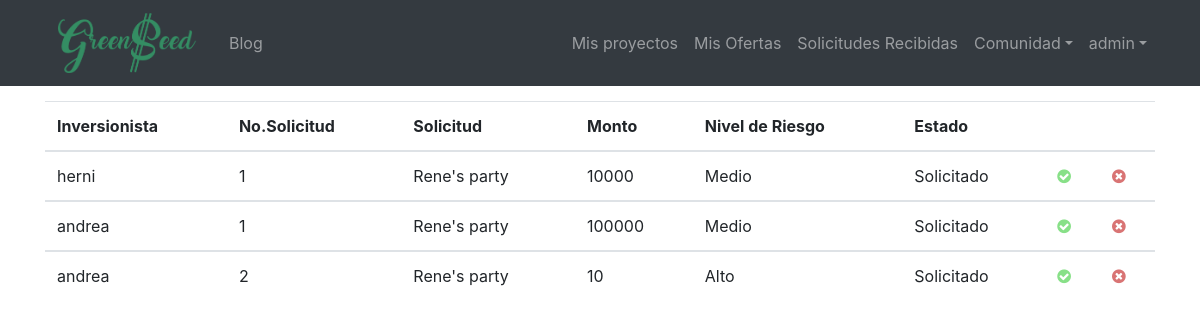
The page /solicitudes/ (signed in) on the database its author committed.
### prestamos/models.py (models this page shows, shortened)
class InversionistasSolicitudes(models.Model):
    inversionista = models.ForeignKey(User, on_delete=models.PROTECT)
    solicitud = models.ForeignKey(Solicitudes, on_delete=models.PROTECT)
    inversion = models.IntegerField()
    estado = models.CharField(max_length=1, choices= ESTADO_INVERSION, default='s')
    created = models.DateTimeField(auto_now_add=True)
    update = models.DateTimeField(auto_now=True)

class Solicitudes(models.Model):
    fecha_inicio = models.DateField(null=True, blank=True)
    duracion = models.IntegerField()
    nombre = models.CharField(max_length=20)
    valor = models.IntegerField()
    valor_Faltante = models.IntegerField()
    descripcion = RichTextField(verbose_name="Contenido")
    youtube = models.URLField(max_length=200, null=True, blank=True)
    estado = models.CharField(max_length=1, choices= ESTADO_CHOICE, default='p')
    solicitante = models.ForeignKey(User, related_name="get_solicitudes", on_delete=models.PROTECT)
    categoria = models.ForeignKey(Categorias, on_delete=models.PROTECT)
    nivelDeRiesgo = models.ForeignKey(NivelesDeRiesgo, on_delete=models.PROTECT, null=True, blank=True)
    created = models.DateTimeField(auto_now_add=True)
    update = models.DateTimeField(auto_now=True)

class NivelesDeRiesgo(models.Model):
    limiteInferior = models.IntegerField()
    limiteSuperior = models.IntegerField()
    riesgo = models.CharField(max_length=10)
    porcentaje = models.DecimalField(max_digits=2, decimal_places=2)

### investment/views.py (the view)
# urls.py: path('solicitudes/', MisOfertasRecibidasList.as_view(), name='solicitudes'),
@method_decorator(login_required, name="dispatch")
class MisOfertasRecibidasList(ListView):
    template_name = "prestamos/inversionistassolicitudesrecibidas_list.html"
    def get_queryset(self):
        solicitudes = self.request.user.get_solicitudes.all()
        return InversionistasSolicitudes.objects.filter(solicitud__in=solicitudes)

### investment/templates/prestamos/inversionistassolicitudesrecibidas_list.html (shortened to what this page needs)
{% extends 'base.html' %}
{% load static %}
{% block content %}
<table class="table table-hover">
<thead>
    <tr>
        <th>Inversionista</th>
        <th>No.Solicitud</th>
        <th>Solicitud</th>
        <th>Monto</th>
        <th>Nivel de Riesgo</th>
        <th>Estado</th>
        <th></th>
        <th></th>
    </tr>
</thead>
{% for oferta in inversionistassolicitudes_list %}
    <tbody>
        <tr>
            <td>{{ oferta.inversionista }}</td>
            <td>{{ oferta.solicitud.id }}</td>
            <td>{{ oferta.solicitud.nombre }}</td>
            <td>{{ oferta.inversion }}</td>
            <td>{{ oferta.solicitud.nivelDeRiesgo.riesgo }}</td>
            <td>{{ oferta.get_estado_display }}</td>
            {% if oferta.estado == 's' %}
            <td><a href="{% url 'inversionistas:add' oferta.id %}" style="color:#88e088;"><i class="fa fa-check-circle"></i></a></td>
            <td><a href="{% url 'inversionistas:decline' oferta.id %}" style="color: #d97474;"><i class="fa fa-times-circle"></i></a></td>
            {% else %}
            <th></th>
            <th></th>
            {% endif %}
        </tr>
    </tbody>
{% endfor %}
</table>
{% endblock %}

### plataforma/templates/base.html (shortened to what this page needs)
<!DOCTYPE html>
<html lang="es">
  <head>
    {% load static %}
    <link href="{% static 'core/vendor/bootstrap/css/bootstrap.min.css' %}" rel="stylesheet">
    <link href="{% static 'core/vendor/font-awesome/css/font-awesome.min.css' %}" rel="stylesheet" type="text/css">
    <link href="{% static 'core/css/main.css' %}" rel="stylesheet">
  </head>
  <body>
    <body>
      <nav class="navbar navbar-expand-lg navbar-dark bg-dark">
        <div class="container">
          <a class="navbar-brand" href="{% url 'home' %}"><img class="logo-color" src="{% static 'core/img/Imagen2.png' %}" alt="greenseed" width="160" height="60"></a>
          <div class="collapse navbar-collapse" id="ned">
            <ul class="navbar-nav mr-auto">
              <li class="nav-item">
                <a class="nav-link" href="{% url 'blog' %}">Blog</a>
              </li>
            </ul>
            <ul class="navbar-nav">
              {% if not request.user.is_authenticated %}
                <li class="nav-item">
                  <a class="nav-link" href="{% url 'login' %}">Acceder</a>
                </li>
                <li class="nav-item">
                    <a class="nav-link" href="{% url 'signup' %}">Registro</a>
                  </li>
              {% else %}
                <li class="nav-item">
                  <a class="nav-link" href="{% url 'prestamos:listMe' %}">Mis proyectos</a>
                </li>
                <li class="nav-item">
                  <a class="nav-link" href="{% url 'inversionistas:listOfertas' %}">Mis Ofertas</a>
                </li>
                <li class="nav-item">
                  <a class="nav-link" href="{% url 'inversionistas:solicitudes' %}">Solicitudes Recibidas</a>
                </li>
                <li class="nav-item dropdown">
                  <a class="nav-link dropdown-toggle" data-toggle="dropdown" href="#" role="button" aria-haspopup="true" aria-expanded="false">Comunidad</a>
                </li>
                <li class="nav-item dropdown">
                    <a class="nav-link dropdown-toggle" data-toggle="dropdown" href="#" role="button" aria-haspopup="true" aria-expanded="false">{{ request.user.username }}</a>
                </li>
              {% endif %}
            </ul>
          </div>
        </div>
      </nav>
      <section class="container" style="margin-top:15px;">
      {% block content %}{% endblock %}
      </section>
  </body>
</html>

### plataforma/static/core/css/main.css (style rules this page uses)
:root { --jumbotron-padding-y: 3rem; }

### rows shown on the page
InversionistasSolicitudes: inversionista "herni", solicitud.id "1", solicitud.nombre "Rene's party", inversion "10000", solicitud.nivelDeRiesgo.riesgo "Medio", estado "Solicitado"
InversionistasSolicitudes: inversionista "andrea", solicitud.id "1", solicitud.nombre "Rene's party", inversion "100000", solicitud.nivelDeRiesgo.riesgo "Medio", estado "Solicitado"
InversionistasSolicitudes: inversionista "andrea", solicitud.id "2", solicitud.nombre "Rene's party", inversion "10", solicitud.nivelDeRiesgo.riesgo "Alto", estado "Solicitado"

### other values the page prints
{{ request.user.username }} "admin"
